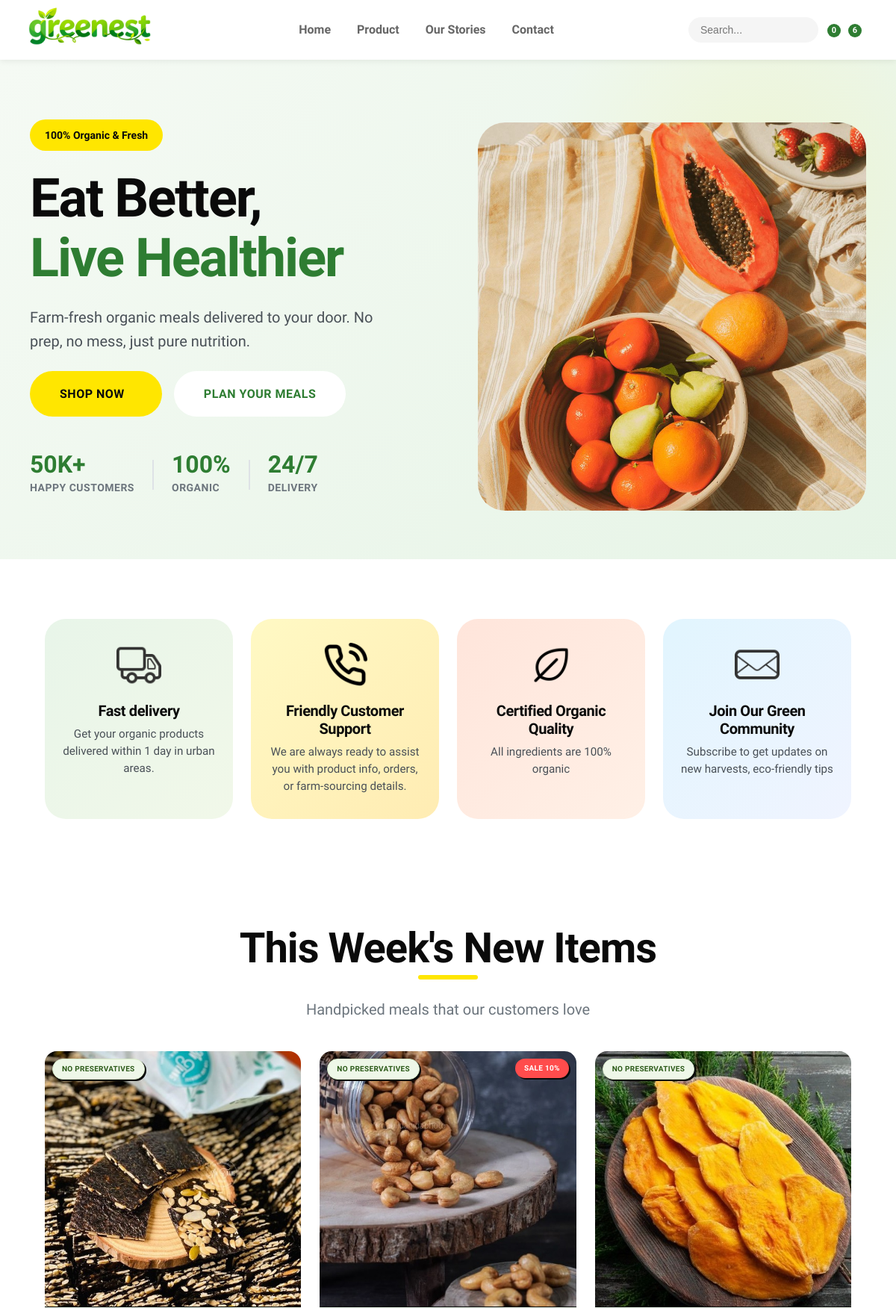
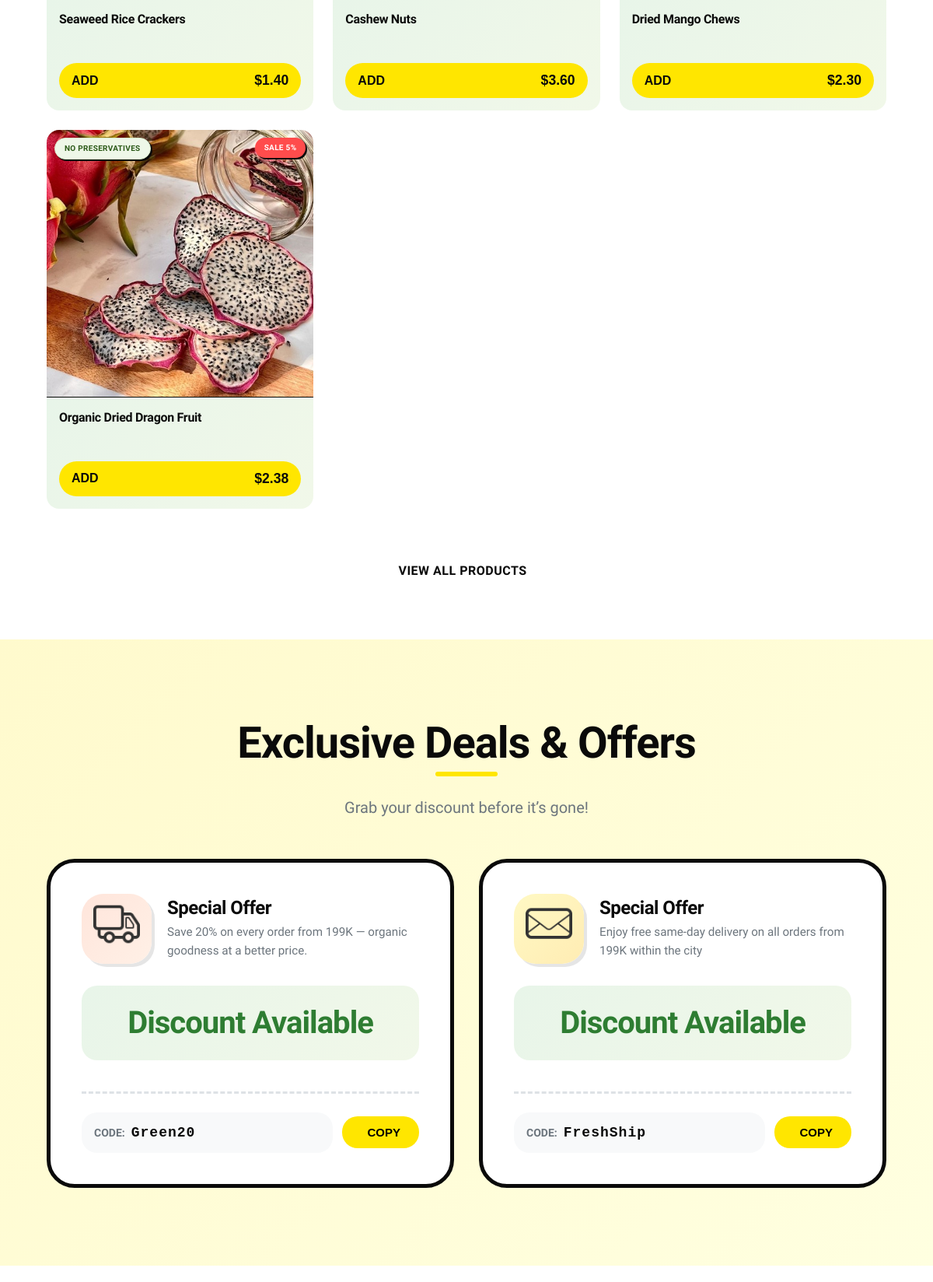
The page /home (signed in, upper part) on the database its author committed (2 pictures, top to bottom).
### app/models/cart.py (models this page shows, shortened)
class Cart(models.Model):
    user = models.ForeignKey(
        settings.AUTH_USER_MODEL,
        on_delete=models.CASCADE,
        related_name="carts",
        null=True,
        blank=True
    )
    session_key = models.CharField(max_length=100, null=True, blank=True)
    created_at = models.DateTimeField(auto_now_add=True)

### app/models/category_product.py (models this page shows, shortened)
class Product(models.Model):
    category = models.ManyToManyField(Category, related_name="products")
    name = models.CharField(max_length=200)
    supplier = models.ForeignKey(Supplier, on_delete=models.SET_NULL, null=True, blank=True, related_name="products")
    certifications = models.ManyToManyField(Certification, related_name="products", blank=True)
    image = models.ImageField(upload_to='products/', null=True, blank=True)
    description = models.TextField(null=True, blank=True)
    detail = models.TextField(null=True, blank=True)
    price = models.DecimalField(max_digits=10, decimal_places=2)
    stock = models.IntegerField(default=0)
    sale = models.BooleanField(default=False)
    discount_percentage = models.FloatField(default=0, null=True, blank=True)
    sale_price = models.DecimalField(max_digits=10, decimal_places=2, null=True, blank=True)
    created_at = models.DateTimeField(auto_now_add=True)
    @property
    def final_price(self):
        if self.sale:
            if self.sale_price and self.sale_price > 0:
                return self.sale_price
            elif self.discount_percentage:
                return Decimal(self.price) * (1 - Decimal(self.discount_percentage) / 100)
        return self.price

### app/models/supplier_certification.py (models this page shows, shortened)
class Certification(models.Model):
    STYLE_CHOICES = [
        ("pill-green", "Green"),
        ("pill-orange", "Orange"),
        ("pill-blue", "Blue"),
    ]
    name = models.CharField(max_length=200)
    organization = models.CharField(max_length=200, null=True, blank=True)
    description = models.TextField(null=True, blank=True)
    issued_date = models.DateField(null=True, blank=True)
    expiry_date = models.DateField(null=True, blank=True)
    document = models.FileField(upload_to="certifications/", null=True, blank=True)
    style_class = models.CharField(
        max_length=50,
        choices=STYLE_CHOICES,
        default="pill-green"
    )
    @property
    def style_colors(self):
        mapping = {
            "pill-green": {
                "bg": "#eef7e8",
                "text": "#2d5b1a",
                "border": "#d8eac9",
            },
            "pill-orange": {
                "bg": "#fff3d9",
                "text": "#7a4200",
                "border": "#ffd390",
            },
            "pill-blue": {
                "bg": "#e6f0ff",
                "text": "#003366",
                "border": "#99c2ff",
            },
        }
        return mapping.get(self.style_class, mapping["pill-green"])

### app/models/coupon.py (models this page shows, shortened)
class Coupon(models.Model):
    code = models.CharField(max_length=50, unique=True)
    description = models.TextField(null=True, blank=True)
    discount_type = models.CharField(
        max_length=10,
        choices=[("percent", "Percent"), ("fixed", "Fixed Amount")],
        default="percent"
    )
    discount_value = models.DecimalField(max_digits=10, decimal_places=2)
    valid_from = models.DateTimeField(default=timezone.now)
    valid_to = models.DateTimeField(null=True, blank=True)
    active = models.BooleanField(default=True)
    usage_limit = models.IntegerField(null=True, blank=True)
    used_count = models.IntegerField(default=0)
    min_order_value = models.DecimalField(max_digits=10, decimal_places=2, default=0)
    is_public = models.BooleanField(default=True)

### app/views/view_home.py (the view)
# urls.py: 2. Add a URL to urlpatterns:  path('', views.home, name='home')
def home(request):
    new_products = Product.objects.order_by('-created_at')[:4]
    cart = get_or_create_cart(request)
    now = timezone.now()
    valid_coupons = Coupon.objects.filter(
        active=True,
        valid_from__lte=now
    ).filter(
        Q(valid_to__gte=now) | Q(valid_to__isnull=True)
    ).order_by('-valid_from')
    vouchers = Coupon.objects.filter(
        active=True
    ).filter(
        Q(valid_to__gte=timezone.now()) | Q(valid_to__isnull=True)
    )
    current_coupon = None
    for c in valid_coupons:
        if (c.usage_limit is None) or (c.used_count < c.usage_limit):
            current_coupon = c
            break
    return render(request, 'app/home.html', {'new_products': new_products, 'current_coupon': current_coupon, "cart": cart, "vouchers": vouchers,})

### app/templates/app/home.html (shortened to what this page needs)
{% extends "app/base.html" %}
{% load static %}
{% block content %}
<link rel="stylesheet" href="{% static 'app/css/homepage.css' %}">
<section class="hero-section">
        <div class="hero-container">
            <div class="hero-content">
                <div class="hero-badge">
                    <span class="badge-text">100% Organic & Fresh</span>
                </div>
                <h1 class="hero-title">
                    Eat Better,<br>
                    <span class="hero-title-highlight">Live Healthier</span>
                </h1>
                <p class="hero-description">
                    Farm-fresh organic meals delivered to your door. No prep, no mess, just pure nutrition.
                </p>
                <div class="hero-cta-group">
                    <a href="{% url 'productlist' %}" class="btn-hero-primary">
                        <span>Shop Now</span>
                    </a>
                    <a href="#meal-planner" class="btn-hero-secondary">
                        <span>Plan Your Meals</span>
                    </a>
                </div>
                <div class="hero-stats">
                    <div class="stat-item">
                        <div class="stat-number">50K+</div>
                        <div class="stat-label">Happy Customers</div>
                    </div>
                    <div class="stat-divider"></div>
                    <div class="stat-item">
                        <div class="stat-number">100%</div>
                        <div class="stat-label">Organic</div>
                    </div>
                    <div class="stat-divider"></div>
                    <div class="stat-item">
                        <div class="stat-number">24/7</div>
                        <div class="stat-label">Delivery</div>
                    </div>
                </div>
            </div>
            <div class="hero-visual">
                <div class="hero-image-card">
                    <img src="{% static 'app/images/banner3.jpg' %}" alt="Fresh Organic Salad Bowl" class="hero-main-image">
                </div>
            </div>
        </div>
    </section>
    <section class="value-props-section">
        <div class="container">
            <div class="value-props-grid">
                <div class="value-prop-card">
                    <img src="{% static 'app/images/truck.png' %}" alt="Truck Icon" class="prop-icon">
                    <h3 class="prop-title">Fast delivery</h3>
                    <p class="prop-text">Get your organic products delivered within 1 day in urban areas.</p>
                </div>
                <div class="value-prop-card">
                    <img src="{% static 'app/images/phone.png' %}" alt="Truck Icon" class="prop-icon">
                    <h3 class="prop-title">Friendly Customer Support</h3>
                    <p class="prop-text">We are always ready to assist you with product info, orders, or farm-sourcing details.</p>
                </div>
                <div class="value-prop-card">
                    <img src="{% static 'app/images/leaf.png' %}" alt="Truck Icon" class="prop-icon">
                    <h3 class="prop-title">Certified Organic Quality</h3>
                    <p class="prop-text">All ingredients are 100% organic</p>
                </div>
                <div class="value-prop-card">
                    <img src="{% static 'app/images/mail.png' %}" alt="Truck Icon" class="prop-icon">
                    <h3 class="prop-title">Join Our Green Community</h3>
                    <p class="prop-text">Subscribe to get updates on new harvests, eco-friendly tips</p>
                </div>
            </div>
        </div>
    </section>
<section id="products" class="section-header-product">
  <div class="section-header-center">
                <h2 class="section-title">This Week's New Items</h2>
                <p class="section-subtitle">Handpicked meals that our customers love</p>
            </div>
                <div class="grid">
                    {% for product in new_products %}
                    {% include 'app/productcard.html' %}
                    {% endfor %}
                </div>
                <br><br>
                <div class="section-cta">
                <a href="{% url 'productlist' %}" class="btn-view-all">
                    <span>View All Products</span>
                </a>
            </div>
</section>
<section class="voucher-section">
  <div class="container">
    <div class="section-header-center">
      <h2 class="section-title">Exclusive Deals & Offers</h2>
      <p class="section-subtitle">Grab your discount before it’s gone!</p>
    </div>
    {% if user.is_authenticated %}
      <div class="vouchers-grid">
        {% for voucher in vouchers %}
        <div class="voucher-card {% if current_coupon and current_coupon.id == voucher.id %}highlight{% endif %}">
          <div class="voucher-content">
            <div class="voucher-header">
              <div class="voucher-icon">
                {% if current_coupon and current_coupon.id == voucher.id %}
                  <img src="{% static 'app/images/truck.png' %}" alt="Truck Icon" class="sale-icon">
                {% else %}
                  <img src="{% static 'app/images/mail.png' %}" alt="Mail Icon" class="sale-icon">
                {% endif %}
              </div>
              <div class="voucher-info">
                <h3 class="voucher-title">{{ voucher.name|default:"Special Offer" }}</h3>
                <p class="voucher-desc">{{ voucher.description|default:"Enjoy this exclusive deal!" }}</p>
              </div>
            </div>
            <div class="voucher-body">
              <div class="discount-amount">
                {% if voucher.discount_amount %}
                  {{ voucher.discount_amount }}% OFF
                {% else %}
                  Discount Available
                {% endif %}
              </div>
            </div>
            <div class="voucher-footer">
              <div class="voucher-code-wrapper">
                <span class="code-label">Code:</span>
                <span class="voucher-code" data-code="{{ voucher.code }}">{{ voucher.code }}</span>
              </div>
              <button class="btn-copy-code" data-code="{{ voucher.code }}">
                <span>Copy</span>
              </button>
            </div>
          </div>
        </div>
        {% empty %}
        <p class="no-voucher">No vouchers available at the moment.</p>
        {% endfor %}
      </div>
    {% else %}
      <div class="no-login">
        <p style="text-align:center; margin: 40px 0; color: var(--muted); font-size: 1rem;">
           Please <a href="{% url 'auth' %}" style="color: var(--primary); font-weight:600;">login</a> to earn exclusive deals & offers!
        </p>
      </div>
    {% endif %}
  </div>
</section>
    <section class="meal-planner-section" id="meal-planner">
    </section>
{% endblock %}

### app/templates/app/base.html (shortened to what this page needs)
{% load static %}
<!DOCTYPE html>
<html lang="vi">
<head>
    <link rel="stylesheet" href="{% static 'app/css/header_footer.css' %}">
    <link rel="stylesheet" href="{% static 'app/css/neo_brutalism_global.css' %}">
    <link rel="stylesheet" href="https://cdn.lineicons.com/4.0/lineicons.css">
</head>
<body>
    <header class="site-header">
        <div class="header-container">
            <a href="{% url 'home' %}" class="logo">
                <img src="{% static 'app/images/newlogo.png' %}" alt="GreenNest Logo" class="logo-img">
            </a>
            <nav class="navbar">
                <ul class="nav-menu">
                    <li class="nav-item {% if request.path == '/' %}active{% endif %}">
                        <a href="{% url 'home' %}" class="nav-link">Home</a>
                    </li>
                    <li class="nav-item {% if '/productlist' in request.path %}active{% endif %}">
                        <a href="{% url 'productlist' %}" class="nav-link">Product</a>
                    </li>
                    <li class="nav-item {% if '/blog' in request.path %}active{% endif %}">
                        <a href="{% url 'blog' %}" class="nav-link">Our Stories</a>
                    </li>
                    <li class="nav-item {% if '/contact' in request.path %}active{% endif %}">
                        <a href="{% url 'contact' %}" class="nav-link">Contact</a>
                    </li>
                </ul>
            </nav>
            <div class="header-tools">
                <div class="header-search">
                    <form action="{% url 'search' %}" method="GET" class="search-form">
                        <input type="text" name="q" placeholder="Search..." class="search-input"
                            value="{{ request.GET.q|default:'' }}">
                        <button type=" submit" class="search-btn" aria-label="Submit search">
                             </button>
                    </form>
                </div>
                <div class="wishlist-wrapper">
                    <a href="#" class="icon-btn wishlist-icon" aria-label="Wishlist">
                         <span class="badge wishlist-count">0</span>
                    </a>
                </div>
                <div class="cart-wrapper">
                    <a href="{% url 'cart' %}" class="icon-btn" aria-label="Shopping Cart">
                         <span class="badge">{{ cart.items.count|default:0 }}</span>
                    </a>
                </div>
                <div class="user-wrapper">
                    {% if request.user.is_authenticated %}
                    <a href="#" class="icon-btn" aria-label="Account">
                    </a>
                    {% else %}
                    <a href="{% url 'auth' %}">
                        <h4>Login</h4>
                    </a>
                    {% endif %}
                </div>
            </div>
        </div>
    </header>
    <main>
        {% block content %}{% endblock %}
    </main>
</body>
</html>

### app/templates/app/productcard.html (shortened to what this page needs)
{% load static %}
<link rel="stylesheet" href="{% static 'app/css/product_card.css' %}">
<article class="product-card">
  <a href="{% url 'productdetail' product.id %}" style="text-decoration:none; color:inherit;">
    <div class="card-image">
      {% if product.image %}
        <img src="{{ product.image.url }}" alt="{{ product.name }}" class="product-img">
      {% else %}
        <img src="{% static 'image/placeholder.jpg' %}" alt="No image" class="product-img">
      {% endif %}
      <div class="badge-row">
        <div class="badge-left">
          {% for cert in product.certifications.all %}
            <span class="badge-tag cert-badge"
                  style="background: {{ cert.style_colors.bg }};
                         color: {{ cert.style_colors.text }};
                         border: 1px solid {{ cert.style_colors.border }};">
              {{ cert.name }}
            </span>
          {% endfor %}
        </div>
        <div class="badge-right">
          {% if product.sale %}
            <span class="badge-tag sale">Sale {{ product.discount_percentage|floatformat:0 }}%</span>
          {% endif %}
        </div>
      </div>
    </div>
    <div class="card-info">
      <h3 class="product-name">{{ product.name }}</h3>
      <form method="post" action="{% url 'add_to_cart' product.id %}" class="add-to-cart-form">
        <button class="btn-add-cart" type="submit">
          <span class="btn-text">Add</span>
          <span class="btn-price">
            {% if product.sale %}
              ${{ product.final_price|floatformat:2 }}
            {% else %}
              ${{ product.price|floatformat:2 }}
            {% endif %}
          </span>
        </button>
      </form>
    </div>
  </a>
</article>

### rows shown on the page
Cart: items.count "6"
Product: image (picture), name "Seaweed Rice Crackers", price "1.40"
Certification: name "NO PRESERVATIVES"
Product: image (picture), discount_percentage "10", name "Cashew Nuts", final_price "3.60"
Product: image (picture), name "Dried Mango Chews", price "2.30"
Product: image (picture), discount_percentage "5", name "Organic Dried Dragon Fruit", final_price "2.38"
Coupon: name "Special Offer", description "Save 20% on every order from 199K — organic goodness at a better price.", code "Green20"
Coupon: name "Special Offer", description "Enjoy free same-day delivery on all orders from 199K within the city", code "FreshShip"
